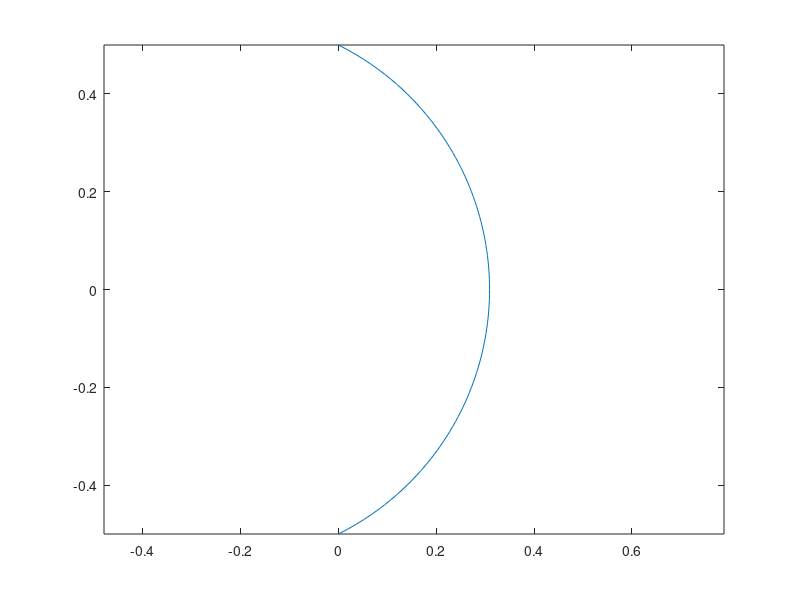

MATLAB code to generate this figure: (Note: this script raises an error after producing the figure.)
function [] = test2()
    
    l = 1;
    phi = 45;
    
    get_shape(10,10);
    
    t = -l/2:0.01:l/2;
    plot(shifted_circle(t,l,phi));
    axis equal;
    ax = gca;
    ax.XAxisLocation = 'origin';
    ax.YAxisLocation = 'origin';
    line(l*[-0.6 0.6],l/2*[1 1]);
    line(l*[-0.6 0.6],-l/2*[1 1]);
    xlim(l*[-0.6 0.6]);
    ylim(l*[-0.6 0.6]);

end

function z = shifted_circle(t,l,phi)
    phi = phi*pi/180;
    R = sqrt((l/2)^2/(1-tan(phi)^2/(4+tan(phi)^2)));
    x0 = sqrt(R^2 - (l/2)^2);
    
    z = sqrt(R^2-t.^2) - x0 + t*1i;
    
end

function shape = get_shape(R,phi)
    detour_interval_max = 1/2;
    detour_angle = 45;
    pz = [0,0.1i];
    
    t_min = 0;
    t_max = 1;
    animationParams.duration = 20;
    animationParams.FPS = 20;
    
    assert(t_min >= 0 && t_min <1 && t_max > 0 && t_max <= 1 && t_min < t_max);
    animationParams.N_frames = animationParams.duration * animationParams.FPS;
    t_step = (t_max-t_min)/(animationParams.N_frames-1);
    t = t_min:t_step:t_max;
    
    n_steps = length(t);
    
    phi = deg2rad(phi);
    
    % calculate values of the small round-off circles
    r = R*sin(phi)/(1+sin(phi));
    m2 = r + i*sqrt(R^2-2*R*r);
    m4 = r - i*sqrt(R^2-2*R*r);
    
    % need to know how long the parts are
    d1 = sqrt(R^2-2*R*r);
    d2 = r*(pi/2 + phi);
    d3 = R*(pi - 2*phi);
    d4 = d2;
    d5 = d1;
    
    % length of the round part (small arcs + big arc)
    d_arcs = d2 + d3 + d4;
    
    % calculate the t-values at which two adjacent regions touch
    % the only arbitrary choice here is t12. together with t45 it
    % determines the fraction of time we need for the y-axis part of the
    % D-curve.
    % the v-values are velocity-factors
    t12 = 2/5; 
    t45 = 1-t12;
    v_ave = d_arcs / (t45 - t12);
    
    t23 = t12 + d2/v_ave;
    t34 = 1-t23;
    
    v11 = 3; % again the only arbitrary choice amongst the velocity-factors. determines the speed of the animation near the origin.
    v12 = (d1-v11*t12)/t12^4;
    v51 = v11;
    v52 = v12;
        
    ts = t_min:t_step:t_max;    % '1st row': t-values
    shape = zeros(n_steps,1);   % '2nd row': shape-values
    
    region1_idx = find(ts >=t_min          & ts <= min(t_max,t12));
    region2_idx = find(ts > max(t_min,t12) & ts <= min(t_max,t23));
    region3_idx = find(ts > max(t_min,t23) & ts <= min(t_max,t34));
    region4_idx = find(ts > max(t_min,t34) & ts <= min(t_max,t45));
    region5_idx = find(ts > max(t_min,t45) & ts <=t_max);
    
    shape(region1_idx) = (v11*ts(region1_idx) + v12*ts(region1_idx).^4)*1i; % part 1
    shape(region2_idx) = m2 + r*exp(1i*(pi - (ts(region2_idx)-t12).*(pi/2 + phi)/(t23-t12))); % part 2
    shape(region3_idx) = R*exp(1i*(pi/2 - phi - (ts(region3_idx)-t23).*(pi-2*phi)/(t34-t23))); % part 3
    shape(region4_idx) = m4 + r*exp(1i*(phi - pi/2 - (ts(region4_idx)-t34).*(pi/2 + phi)/(t45-t34))); % part 4
    shape(region5_idx) = -(v51*(1-ts(region5_idx)) + v52*(1-ts(region5_idx)).^4)*1i; % part 5
    
    % get poles and zeros which lie on the imaginary axis
    imag_pz_idx = find(real(pz) == 0);
    imaginary_pz = pz(imag_pz_idx);
    
    % find minimum distance between any pair of only-imaginary poles and
    % zeros
    mask = triu(ones(length(imaginary_pz)),1);
    [pz1 pz2] = meshgrid(imaginary_pz,imaginary_pz);
    pairwise_distances = abs(pz1.*mask - pz2.*mask);
    d_min = min(nonzeros(pairwise_distances));
    
    % determine the radii for the detours 
    % 1)    based on the calculated minimum distances between imaginary
    %       poles and zeros
    % 2)    based on the provided maximal secant length
    detour_angle = detour_angle*pi/180;
    max_pairwise_detour_radius = sqrt((d_min/2)^2/(1-tan(detour_angle)^2/(4+tan(detour_angle)^2)));
    max_parametrized_detour_radius =  sqrt((detour_interval_max/2)^2/(1-tan(detour_angle)^2/(4+tan(detour_angle)^2)));
    
    % set the parameters for all of the detour circles
    secant_detour = min(d_min,detour_interval_max);
    radius_detour = min(max_pairwise_detour_radius,max_parametrized_detour_radius);
    x_shift_detour = sqrt(radius_detour^2 - (secant_detour/2)^2);
    
    for ii = 1:length(imaginary_pz)
        detour_interval_low = imag(imaginary_pz(ii))-secant_detour/2;
        detour_interval_high = imag(imaginary_pz(ii))+secant_detour/2;
        detour_point_idx = find(real(shape) == 0 & imag(shape) > detour_interval_low & imag(shape) < detour_interval_high);
        shape(detour_point_idx) = shifted_circle(shape(detour_point_idx),imaginary_pz(ii));
    end
    
    pause;
    
    function z = shifted_circle(t,y_shift_detour)
        z = sqrt(radius_detour^2-imag(t-y_shift_detour).^2) - x_shift_detour + imag(t).*1i;
    end
    
end
